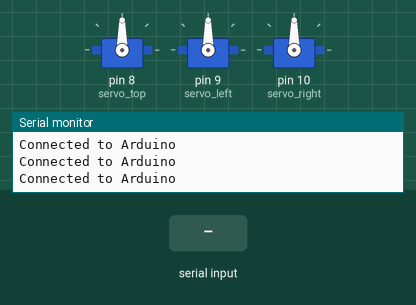
The sketch below on a simulated Arduino Uno, built with avr-gcc and run on an emulated ATmega328P. Shown: 3 × servo, the last lines printed to the serial monitor. The inputs (shaded band) are chosen by the test bench.

Above: at 1.2 s.
1.3 s: "90,45\n" received over Serial
At 8.1 s:
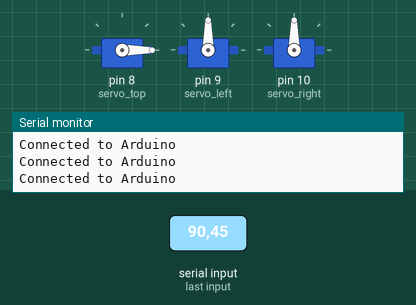
At 9.8 s:
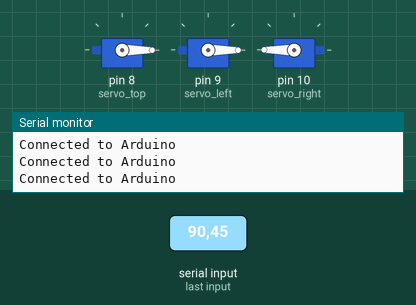
Timing chart, 0 to 19.3 s (numbered marks = the images above; inputs shaded):
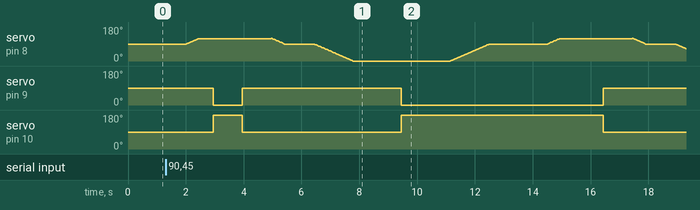

The sketch:

rpi_serial_trial.ino
```cpp
#include <Servo.h>

Servo servo_top;
Servo servo_left;
Servo servo_right;

// Initialize the integer variables
int servo_0_angle = 0;
int pos;

void setup(){

  // Set the baud rate
  Serial.begin(9600);
  Serial.println("Connected to Arduino");
  servo_top.attach(8);
  servo_left.attach(9);
  servo_right.attach(10);

}

void loop(){
  // send default string to RPI to confirm connection
  Serial.println("Connected to Arduino");

  if(Serial.available()) {
    servo_0_angle = Serial.parseInt();

    pickup();
    dropoff();

    Serial.flush();
  }
  delay(1000);
}

void pickup() // bu kolların açıp kapama yapıp çöpü tutması
{
  for(pos = 90; pos < 120; pos += 1)  // goes from 0 degrees to 180 degrees
  {                                  // in steps of 1 degree
    servo_top.write(pos);              // tell servo to go to position in variable 'pos'
    delay(15);                       // waits 15ms for the servo to reach the position
  }
  delay(500);
  servo_left.write(0);
  servo_right.write(180);
  delay(1000);
  servo_left.write(90);
  servo_right.write(90);
  delay(1000);
  for(pos = 120; pos >= 90; pos -=1)
  {
    servo_top.write(pos);
    delay(15);
  }
  delay(1000);
}

void dropoff() //bu kolların yukarı kalkıp çöpe çöpü bırakması
{
 for(pos = 90; pos > -45; pos -=1)
  {
    servo_top.write(pos);
    delay(15);
  }
  delay(1000);
  servo_left.write(0);//kollar açılsın
  servo_right.write(180);
  delay(1000);
  for(pos = -45; pos < 90; pos += 1)  // goes from 0 degrees to 180 degrees
  {                                  // in steps of 1 degree
    servo_top.write(pos);              // tell servo to go to position in variable 'pos'
    delay(15);                       // waits 15ms for the servo to reach the position
  }
  delay(1000);
}
```
